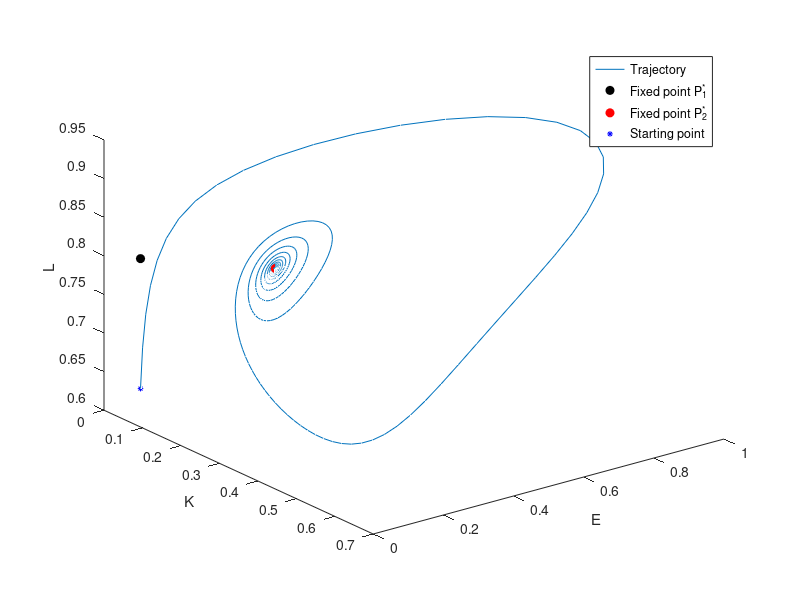

Write MATLAB code to recreate this figure.
%%%% Simulation of the 3 eqns dynamical system dot{K}, dot{E}, dot{L}
% realization of a trajectory in the space starting form a specific point.
% In this case I show an example of trajectory when the conditions of 
% Lemma 7 in the theory does not hold

clear; close all;
t0=0;
T=100;% time horizont
h=0.1;
%% parameters of the model
alpha = 0.19;
beta = 0.8; 
gamma = 0.8;
delta = 12.8620934285269;
epsil = 0.2;
eta = 4/9;
theta = 0.19;
E_bar = 10.75;
star_L = beta/(beta+epsil);

%% equations
f = @(x) epsil*((1-x)^((epsil-eta*(1+epsil))/eta))*(x^(1-beta))/beta; 
diff_f = @(x) -(epsil*((1-x)^((epsil-eta*(1+epsil))/eta))...
    *(((beta+epsil)*eta-epsil)*x+(1-beta)*eta))/(beta*eta*(x-1)*(x^beta));

K_f = @(K, E, L) (K^alpha)*(L^(beta-1))*(E^gamma)*((beta+epsil)*L-beta)/epsil;
E_f = @(K, E, L) E*(E_bar-E)-delta*(K^alpha)*(L^beta)*(E^gamma);
L_f = @(K, E, L) (f(L)/diff_f(L))*(alpha*(K^(alpha-1))*(L^(beta-1))*(E^gamma)...
    *((beta+epsil)*L-beta)/epsil + gamma*(E_bar-E-delta*(K^alpha)*(L^beta)*(E^(gamma-1)))...
    +(theta-alpha*(K^(alpha-1))*(L^beta)*(E^gamma))/eta);

%% Runge-Kutta
%>>> initial point
Elv(1)=0.05444843;%E1*
Klv(1)=0.04527692;%K1*
Llv(1)=0.6316546;    

N=(T-t0)/h;
% Runge-Kutta coefficients calcualtion of steps
for n = 1:N
    K1k = K_f(Klv(n), Elv(n), Llv(n));
    K1e = E_f(Klv(n), Elv(n), Llv(n));
    K1l = L_f(Klv(n), Elv(n), Llv(n));
    K2k = K_f(Klv(n) + h*K1k/2, Elv(n) + h*K1e/2, Llv(n) + h*K1l/2);
    K2e = E_f(Klv(n) + h*K1k/2, Elv(n) + h*K1e/2, Llv(n) + h*K1l/2);
    K2l = L_f(Klv(n) + h*K1k/2, Elv(n) + h*K1e/2, Llv(n) + h*K1l/2);
    K3k = K_f(Klv(n) + h*K2k/2, Elv(n) + h*K2e/2, Llv(n) + h*K2l/2);
    K3e = E_f(Klv(n) + h*K2k/2, Elv(n) + h*K2e/2, Llv(n) + h*K2l/2);
    K3l = L_f(Klv(n) + h*K2k/2, Elv(n) + h*K2e/2, Llv(n) + h*K2l/2);
    K4k = K_f(Klv(n) + h*K3k, Elv(n) + h*K3e, Llv(n) + h*K3l);
    K4e = E_f(Klv(n) + h*K3k, Elv(n) + h*K3e, Llv(n) + h*K3l);
    K4l = L_f(Klv(n) + h*K3k, Elv(n) + h*K3e, Llv(n) + h*K3l);
    Klv(n+1) = Klv(n) + h*(K1k + 2*K2k + 2*K3k + K4k)/6;
    Elv(n+1) = Elv(n) + h*(K1e + 2*K2e + 2*K3e + K4e)/6;
    Llv(n+1) = Llv(n) + h*(K1l + 2*K2l + 2*K3l + K4l)/6;
end
%% graph plotting
figure(1)
plot3(Elv,Klv,Llv)% trajectory
set(gca,'YDir','reverse')
hold on
plot3(0.05444843,0.04527692,star_L,'o','Color','k','MarkerFaceColor','k') %P1*
hold on
plot3(0.25781852,0.21031403,star_L,'o','Color','r','MarkerFaceColor','r') %P2*
hold on
plot3(Elv(1),Klv(1),Llv(1),'*','MarkerSize',4,'Color','b')% starting point
xlabel('E')
ylabel('K')
zlabel('L')
legend('Trajectory','Fixed point P_1^*','Fixed point P_2^*','Starting point')
hold off
